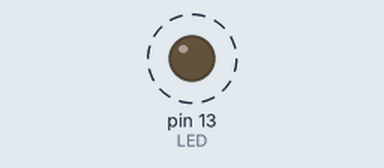
Simulated run of this sketch. Board: Arduino Uno, built with avr-gcc and run on an emulated ATmega328P. Parts: output pins drawn as LEDs (lit = HIGH). Dashed ring = blinking.

Above: at 0.2 s.
Timing chart, 0 to 3.0 s (numbered marks = the images above):
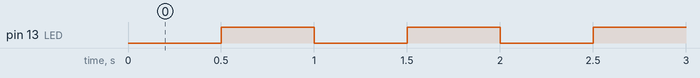

The sketch:

millis_D_LED_ON.ino
```cpp
const int LED = 13;
int on_off = 0;

unsigned long t1_prev = 0;
const unsigned long t1_delay = 500;

void setup(){
	pinMode(LED,OUTPUT);
}

void loop(){
    unsigned long t1_now = millis();

    if(t1_now - t1_prev >= t1_delay){
    t1_prev = t1_now;

    on_off++;
    if(on_off >1){on_off = 0;}
    digitalWrite(LED,on_off);
  }
}
```

Measured:
- by itself, pin 13 (LED): alternates HIGH for 0.50 s and LOW for 0.50 s
